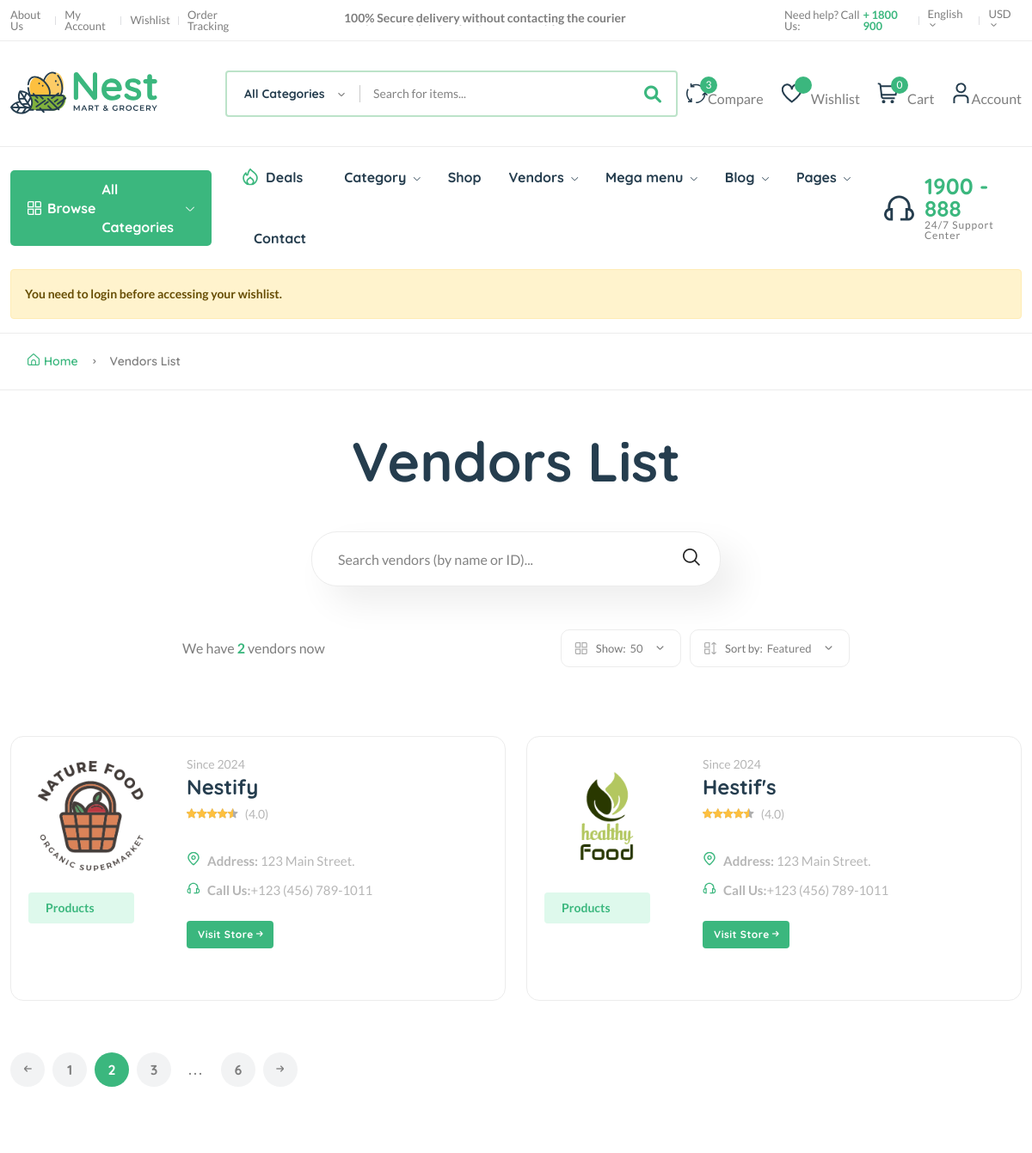
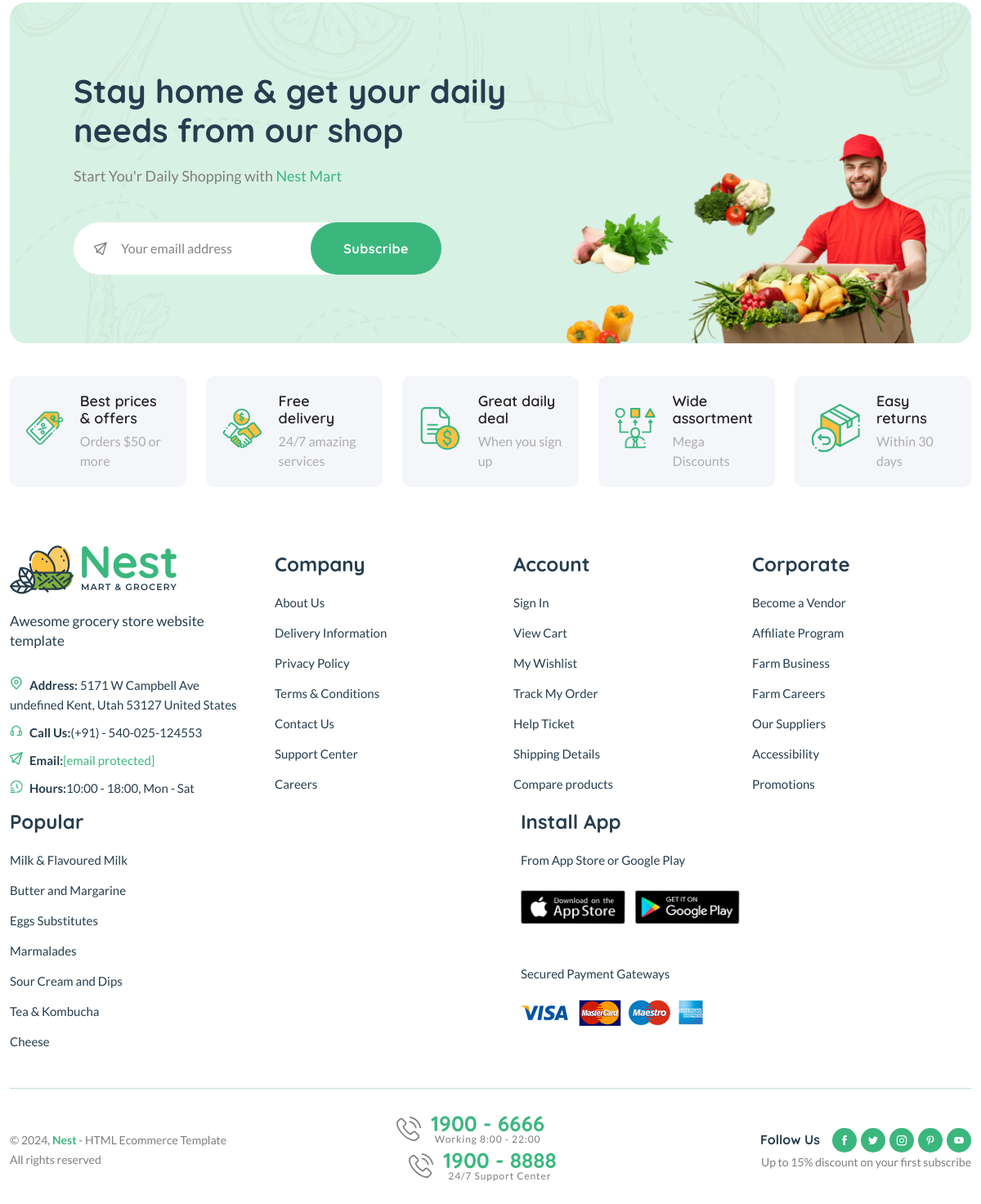
The app's page /vendors/ with its own data (2 pictures, top to bottom).
### core/models.py (models this page shows, shortened)
class Vendor(models.Model):
    vid = ShortUUIDField(unique=True, length=10, max_length=20, prefix='ven', alphabet='abcdefgh12345')
    title = models.CharField(max_length=100, default='Nestify')
    image = models.ImageField(upload_to=user_directory_path, default='vendor.jpg')
    cover_image = models.ImageField(upload_to=user_directory_path, default='vendor.jpg')
    description = RichTextUploadingField(null=True, blank=True, default="I'm amazing vendor.")
    address = models.CharField(max_length=100, default='123 Main Street.')
    contact = models.CharField(max_length=100, default='+123 (456) 789-1011')
    chat_resp_time = models.CharField(max_length=100, default='100')
    shipping_on_time = models.CharField(max_length=100, default='100')
    authentic_rating = models.CharField(max_length=100, default='100')
    days_return = models.CharField(max_length=100, default='100')
    warranty_period = models.CharField(max_length=100, default='100')
    user = models.ForeignKey(User, on_delete=models.SET_NULL, null=True)
    date = models.DateTimeField(auto_now_add=True, null=True, blank=True)
    class Meta:
        verbose_name_plural = 'Vendors'

### core/views.py (the view)
# urls.py: path('vendors/', vendor_list, name='vendor-list'),
def vendor_list(request):
    vendors = Vendor.objects.all()
    context = {
        'vendors': vendors,
    }
    return render(request, 'core/vendor-list.html', context)

### core/context_processor.py (called while the page is built)
def default(request):
    categories = Category.objects.all()
    vendors = Vendor.objects.all()
    min_max_price = Product.objects.aggregate(Min('price'), Max('price'))
    try:
        wishlist = WishList.objects.filter(user=request.user)
    except:
        messages.warning(request, 'You need to login before accessing your wishlist.')
        wishlist = 0
    try:
         address = Address.objects.get(user=request.user)
    except:
        address = None
    return {
        'vendors': vendors,
        'wishlist': wishlist,
        'categories': categories,
        'address': address,
        'min_max_price': min_max_price,
    }

### templates/core/vendor-list.html (shortened to what this page needs)
{% extends 'partials/base.html' %}
{% load static %}
{% block content %}
    <main class="main pages mb-80">
        <div class="page-header breadcrumb-wrap">
            <div class="container">
                <div class="breadcrumb">
                    <a href="index.html" rel="nofollow"><i class="fi-rs-home mr-5"></i>Home</a>
                    <span></span> Vendors List
                </div>
            </div>
        </div>
        <div class="page-content pt-50">
            <div class="container">
                <div class="archive-header-2 text-center">
                    <h1 class="display-2 mb-50">Vendors List</h1>
                    <div class="row">
                        <div class="col-lg-5 mx-auto">
                            <div class="sidebar-widget-2 widget_search mb-50">
                                <div class="search-form">
                                    <form action="#">
                                        <input type="text" placeholder="Search vendors (by name or ID)..." />
                                        <button type="submit"><i class="fi-rs-search"></i></button>
                                    </form>
                                </div>
                            </div>
                        </div>
                    </div>
                </div>
                <div class="row mb-50">
                    <div class="col-12 col-lg-8 mx-auto">
                        <div class="shop-product-fillter">
                            <div class="totall-product">
                                <p>We have <strong class="text-brand">{{vendors.count}}</strong> vendor{{vendors.count|pluralize}} now</p>
                            </div>
                            <div class="sort-by-product-area">
                                <div class="sort-by-cover mr-10">
                                    <div class="sort-by-product-wrap">
                                        <div class="sort-by">
                                            <span><i class="fi-rs-apps"></i>Show:</span>
                                        </div>
                                        <div class="sort-by-dropdown-wrap">
                                            <span> 50 <i class="fi-rs-angle-small-down"></i></span>
                                        </div>
                                    </div>
                                </div>
                                <div class="sort-by-cover">
                                    <div class="sort-by-product-wrap">
                                        <div class="sort-by">
                                            <span><i class="fi-rs-apps-sort"></i>Sort by:</span>
                                        </div>
                                        <div class="sort-by-dropdown-wrap">
                                            <span> Featured <i class="fi-rs-angle-small-down"></i></span>
                                        </div>
                                    </div>
                                </div>
                            </div>
                        </div>
                    </div>
                </div>
                <div class="row vendor-grid">
                    {% for vendor in vendors %}
                    <div class="col-lg-6 col-md-6 col-12 col-sm-6">
                        <div class="vendor-wrap style-2 mb-40">
                            <div class="vendor-img-action-wrap">
                                <div class="vendor-img">
                                    <a href="{% url 'core:vendor-details' vendor.vid %}">
                                        <img class="default-img" src="{{vendor.image.url}}" alt="" />
                                    </a>
                                </div>
                                <div class="mt-10">
                                    <span class="font-small total-product">{{vendor.product.all.count}} Products</span>
                                </div>
                            </div>
                            <div class="vendor-content-wrap">
                                <div class="mb-30">
                                    <div class="product-category">
                                        <span class="text-muted">Since {{vendor.date|date:"Y"}}</span>
                                    </div>
                                    <h4 class="mb-5"><a href="{% url 'core:vendor-details' vendor.vid %}">{{vendor.title}}</a></h4>
                                    <div class="product-rate-cover">
                                        <div class="product-rate d-inline-block">
                                            <div class="product-rating" style="width: 90%"></div>
                                        </div>
                                        <span class="font-small ml-5 text-muted"> (4.0)</span>
                                    </div>
                                    <div class="vendor-info d-flex justify-content-between align-items-end mt-30">
                                        <ul class="contact-infor text-muted">
                                            <li><img src="assets/imgs/theme/icons/icon-location.svg" alt="" /><strong>Address: </strong> <span>{{vendor.address}}</span></li>
                                            <li><img src="assets/imgs/theme/icons/icon-contact.svg" alt="" /><strong>Call Us:</strong><span>{{vendor.contact}}</span></li>
                                        </ul>
                                        <br>
                                    </div>
                                    <br>
                                    <a href="{% url 'core:vendor-details' vendor.vid %}" class="btn btn-xs">Visit Store <i class="fi-rs-arrow-small-right"></i></a>
                                </div>
                            </div>
                        </div>
                    </div>
                    {% endfor %}
                </div>
                <div class="pagination-area mt-20 mb-20">
                    <nav aria-label="Page navigation example">
                        <ul class="pagination justify-content-start">
                            <li class="page-item">
                                <a class="page-link" href="#"><i class="fi-rs-arrow-small-left"></i></a>
                            </li>
                            <li class="page-item"><a class="page-link" href="#">1</a></li>
                            <li class="page-item active"><a class="page-link" href="#">2</a></li>
                            <li class="page-item"><a class="page-link" href="#">3</a></li>
                            <li class="page-item"><a class="page-link dot" href="#">...</a></li>
                            <li class="page-item"><a class="page-link" href="#">6</a></li>
                            <li class="page-item">
                                <a class="page-link" href="#"><i class="fi-rs-arrow-small-right"></i></a>
                            </li>
                        </ul>
                    </nav>
                </div>
            </div>
        </div>
    </main>
    {% endblock %}

### records on screen
Vendor: image (picture), date "2024", title "Nestify", address "123 Main Street.", contact "+123 (456) 789-1011"
Vendor: image (picture), date "2024", title "Hestif's", address "123 Main Street.", contact "+123 (456) 789-1011"

### other values on screen
{{ request.session.cart_data_obj|length }} "0"
{{ message }} "You need to login before accessing your wishlist."
{{ vendors.count }} "2"
